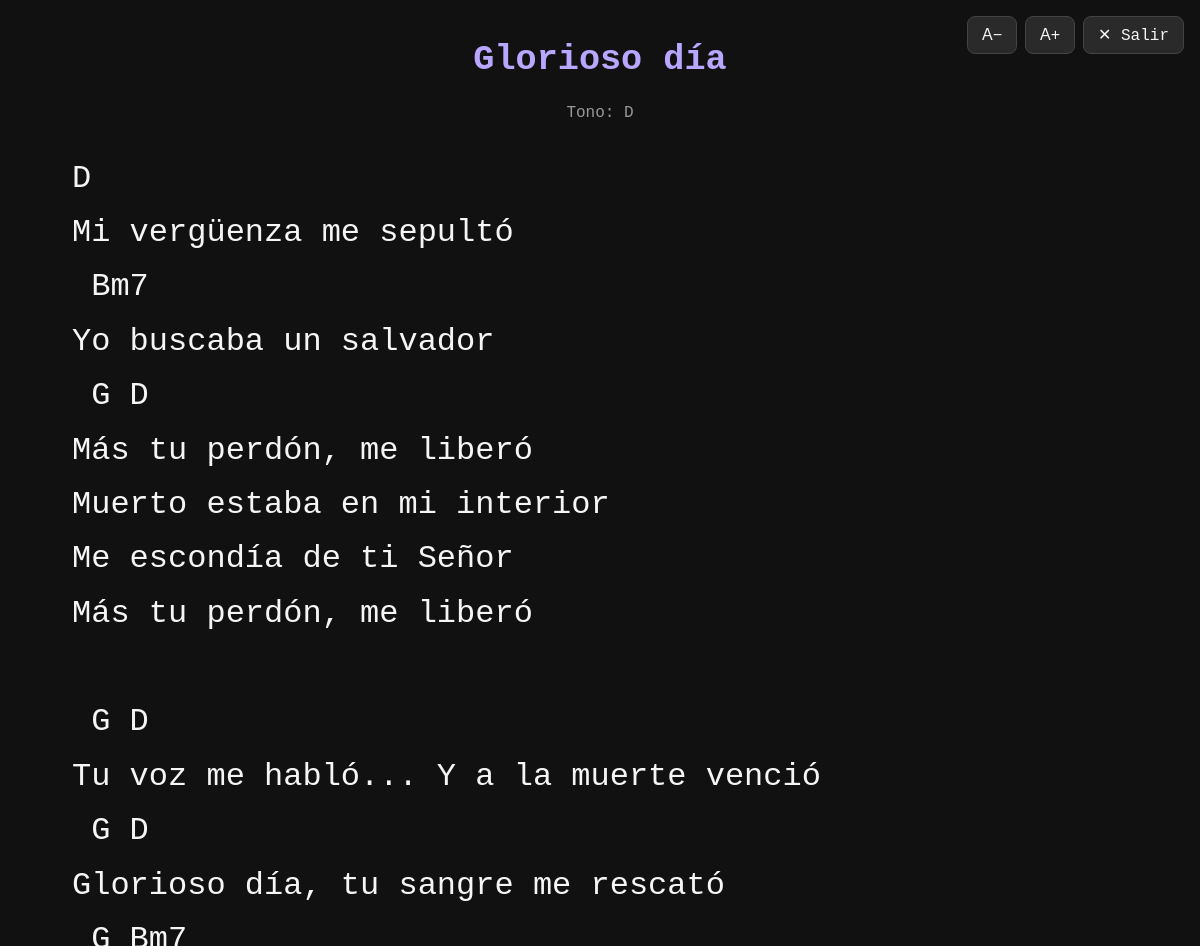
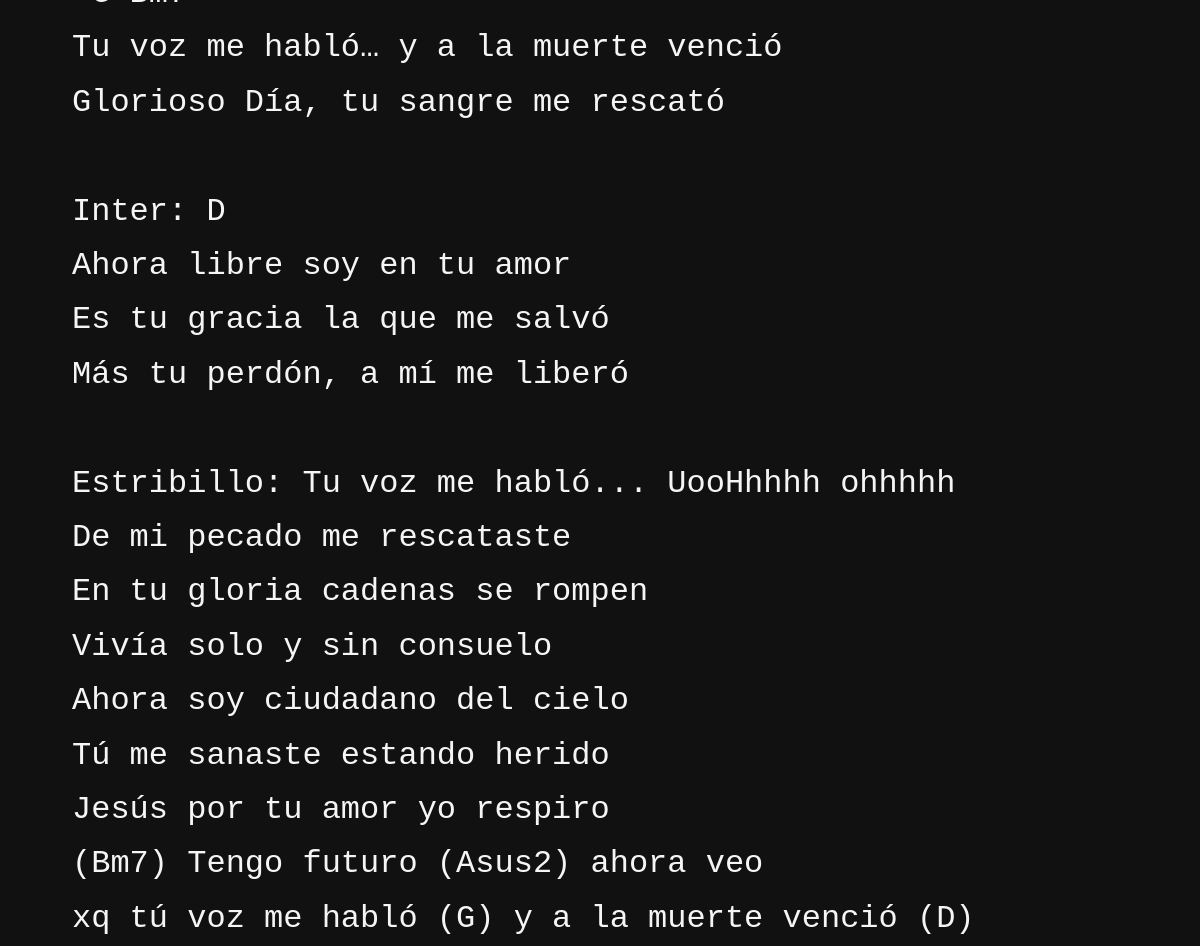
The app's page /presentar/1 with its own data (2 pictures, top to bottom).
### tables this page shows
CREATE TABLE canciones (
                id           INTEGER PRIMARY KEY AUTOINCREMENT,
                titulo       TEXT NOT NULL,
                artista      TEXT DEFAULT '',
                tono         TEXT DEFAULT '',
                etiquetas    TEXT DEFAULT '',
                letra        TEXT DEFAULT '',
                creada_en    TEXT DEFAULT CURRENT_TIMESTAMP,
                modificada_en TEXT DEFAULT CURRENT_TIMESTAMP
            , categoria TEXT DEFAULT '', youtube TEXT DEFAULT '', estado TEXT DEFAULT 'aprobada', funcion TEXT DEFAULT '', tempo TEXT DEFAULT '', anio TEXT DEFAULT '');

### app.py (the view)
@app.route("/presentar/<int:cancion_id>")
def presentar_cancion(cancion_id):
    cancion = database.obtener_cancion(cancion_id)
    if cancion is None:
        flash("Esa canción no existe.")
        return redirect(url_for("inicio"))
    datos = _cancion_transpuesta(cancion, _leer_semitonos())
    return render_template("presentar.html", cancion=datos)

### acordes.py (called while the page is built, shortened)
def transponer_letra(letra, semitonos):
    if not semitonos:
        return letra

def transponer_tono(tono, semitonos):
    if not semitonos or not tono.strip():
        return tono

### app.py (called while the page is built)
def usuario_actual():
    if session.get("usuario_id"):
        return {
            "id": session["usuario_id"],
            "usuario": session.get("usuario"),
            "rol": session.get("rol"),
        }
    return None

def es_admin():
    u = usuario_actual()
    return bool(u and u["rol"] == "admin")

@app.context_processor
def inyectar_usuario():
    pendientes = database.contar_pendientes() if es_admin() else 0
    return {"usuario_actual": usuario_actual(), "pendientes": pendientes}

def _leer_semitonos():
    try:
        t = int(request.args.get("t", 0))
    except (TypeError, ValueError):
        t = 0
    return max(-11, min(11, t))

def _cancion_transpuesta(cancion, semitonos):
    datos = dict(cancion)
    datos["tono"] = acordes.transponer_tono(datos.get("tono", ""), semitonos)
    datos["letra"] = acordes.transponer_letra(datos.get("letra", ""), semitonos)
    return datos

### database.py (called while the page is built)
def conectar():
    if USAR_POSTGRES:
        return psycopg2.connect(DATABASE_URL)
    conexion = sqlite3.connect(RUTA_DB)
    conexion.row_factory = sqlite3.Row
    return conexion

def _placeholders(sql):
    return sql.replace("?", "%s") if USAR_POSTGRES else sql

def _ejecutar(sql, params=(), fetch=None):
    con = conectar()
    try:
        if USAR_POSTGRES:
            cur = con.cursor(cursor_factory=psycopg2.extras.RealDictCursor)
        else:
            cur = con.cursor()
        cur.execute(_placeholders(sql), params)
        resultado = None
        if fetch == "one":
            resultado = cur.fetchone()
        elif fetch == "all":
            resultado = cur.fetchall()
        elif fetch == "id":
            if USAR_POSTGRES:
                fila = cur.fetchone()
                resultado = fila["id"] if fila else None
            else:
                resultado = cur.lastrowid
        con.commit()
        return resultado
    finally:
        con.close()

def obtener_cancion(cancion_id):
    return _ejecutar(
        "SELECT * FROM canciones WHERE id = ?", (cancion_id,), fetch="one"
    )

### templates/presentar.html (shortened to what this page needs)
<!doctype html>
<html lang="es">
<head>
</head>
<body>
    <div class="controles">
        <button onclick="cambiarTam(-0.2)">A−</button>
        <button onclick="cambiarTam(0.2)">A+</button>
        <a href="{{ url_for('ver_cancion', cancion_id=cancion['id']) }}">✕ Salir</a>
    </div>
    <h1>{{ cancion['titulo'] }}</h1>
    <div class="meta">
        {% if cancion['tono'] %}Tono: {{ cancion['tono'] }}{% endif %}
    </div>
    <div class="letra" id="letra">{{ cancion['letra'] }}</div>
</body>
</html>

### templates/presentar.html (style rules this page uses)
html, body { margin: 0; height: 100%; }
body { background: #111; color: #f5f5f5; font-family: "Consolas", "Courier New", monospace; padding: 40px 6vw; }
h1 { color: #b9a6ff; font-size: 2.2rem; text-align: center; margin-top: 0; }
.meta { text-align: center; color: #999; margin-bottom: 30px; }
.letra { font-size: var(--tam, 2rem); line-height: 1.7; white-space: pre-wrap; word-wrap: break-word; max-width: 1100px; margin: 0 auto; }
.controles { position: fixed; top: 16px; right: 16px; display: flex; gap: 8px; }
.controles button, .controles a { background: #2a2a2a; color: #f5f5f5; border: 1px solid #444; border-radius: 8px; padding: 8px 14px; font-size: 1rem; cursor: pointer; text-decoration: none; }

### records on screen
canciones: titulo "Glorioso día", tono "D", letra "D Mi vergüenza me sepultó Bm7 Yo buscaba un salvador G D Más tu perdón, me liberó Muerto estaba en mi interior Me escondía de ti Señor Más tu perdón, me liberó G D Tu voz me habló... Y a la muerte venció G D Glorioso día, tu sangre me rescató G Bm7 Tu voz me habló… y a la muerte venció Glorioso Día, tu sangre me rescató Inter: D Ahora libre soy en tu amor Es tu gracia la que me salvó Más tu perdón, a mí me liberó Estribillo: Tu voz me habló... UooHhhhh ohhhhh De mi pecado me rescataste En tu gloria cadenas se rompen Vivía solo y sin consuelo Ahora soy ciudadano del cielo Tú me sanaste estando herido Jesús por tu amor yo respiro (Bm7) Tengo futuro (Asus2) ahora veo xq tú voz me habló (G) y a…"
